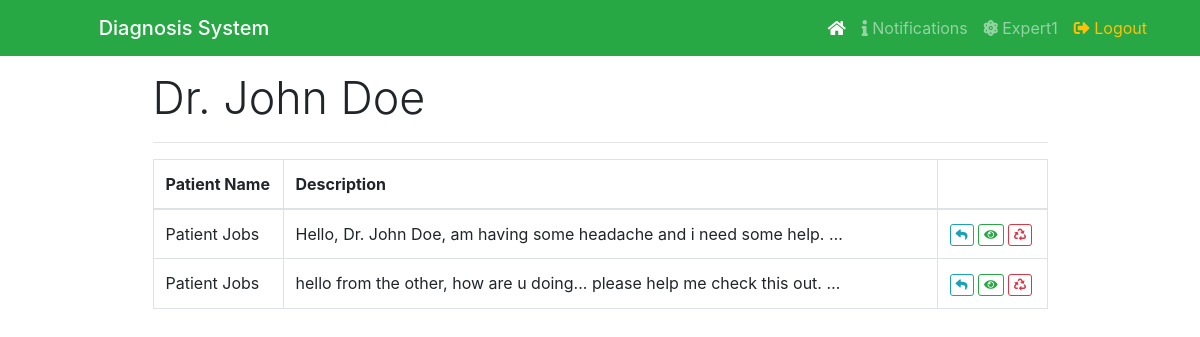
The app's page /notification.php (signed in) with its own data.
### tables this page shows
CREATE TABLE IF NOT EXISTS `users` (
  `id` int(11) NOT NULL,
  `username` varchar(150) NOT NULL,
  `password` varchar(150) NOT NULL,
  `usergroup` varchar(11) NOT NULL,
  `is_active` tinyint(4) NOT NULL DEFAULT '1',
  `created_at` timestamp NOT NULL DEFAULT CURRENT_TIMESTAMP ON UPDATE CURRENT_TIMESTAMP
);

CREATE TABLE IF NOT EXISTS `experts` (
  `userId` int(11) NOT NULL,
  `name` varchar(255) NOT NULL,
  `email` varchar(150) NOT NULL,
  `specialty` varchar(255) NOT NULL,
  `phone` varchar(10) NOT NULL
);

CREATE TABLE IF NOT EXISTS `queries` (
  `id` int(11) NOT NULL,
  `patientId` int(11) NOT NULL,
  `expertId` int(11) NOT NULL,
  `description` text NOT NULL,
  `visibility` tinyint(4) NOT NULL,
  `status` tinyint(4) NOT NULL DEFAULT '0',
  `created_at` timestamp NOT NULL DEFAULT CURRENT_TIMESTAMP ON UPDATE CURRENT_TIMESTAMP
);

CREATE TABLE IF NOT EXISTS `patient` (
  `userId` int(11) NOT NULL,
  `name` varchar(255) NOT NULL,
  `email` varchar(150) NOT NULL,
  `phone` varchar(10) NOT NULL,
  `gender` varchar(6) NOT NULL,
  `created_at` timestamp NOT NULL DEFAULT CURRENT_TIMESTAMP
);

### assets/core/functions.php (called while the page is built, shortened)
<?php
function loggedIn(){
	return isset($_SESSION['us3rid']) ? true : false;
}
function isAdmin(){
	return $_SESSION['1s@dmin'] ? true : false;
}
function excerpt($body, $limit) {
  if (!empty($body)) {
    $body = strip_tags($body);
    $sentences = explode(' ', $body);
    $words = "";
    $counter = 1;
    foreach ($sentences as $word) {
      $words .= $word." ";
    }
    return $words." &hellip;";
  }
  return false;
}

### assets/core/load_classes.php (called while the page is built, shortened)
<?php
    spl_autoload_register( function($classname) {
      $classname = strtolower($classname);
    })
    ;

### assets/core/db/connect.php (called while the page is built)
<?php
class Connection {
  private $dbhost = 'localhost';
  private $dbname = 'diagnosis';
  private $user = 'root';
  private $password = '';
  public function connect() {
    try {
      $dsn = "mysql:host=$this->dbhost;dbname=$this->dbname";
      $connection = new PDO($dsn, $this->user, $this->password);
      $connection->setAttribute(PDO::ATTR_ERRMODE, PDO::ERRMODE_EXCEPTION);
      return $connection;
    }
    catch(PDOException $e) {
      return false;
    }
  }
}

### assets/core/init.php (called while the page is built, shortened)
<?php
require_once ROOT_DIRECTORY . "assets/core/db/connect.php";
require_once ROOT_DIRECTORY . "assets/core/load_classes.php";
require_once ROOT_DIRECTORY . "assets/core/functions.php";
$user = new User();

### assets/core/class/user.class.php (called while the page is built, shortened)
<?php
	class User {
		private $connection;
		public function __construct() {
			$this->connection = new Connection();
			$this->connection = $this->connection->connect();
		}
        public function getUser($patientId)
        {
            $statement = $this->connection->prepare("SELECT * FROM patient WHERE userId = :userId");
            $statement->execute(['userId' => $patientId]);
            $result = $statement->fetch(PDO::FETCH_OBJ);
            return $result ? $result : false;
        }
        public function getUsername($id)
        {
            $statement = $this->connection->prepare("SELECT * FROM diagnosis.users WHERE id = :userId");
            $statement->execute(['userId' => $id]);
            $result = $statement->fetch(PDO::FETCH_OBJ);
            return $result ? $result : false;
        }
		public function getExpertInfo($expert_id) {
            $statement = $this->connection->prepare("SELECT * FROM experts WHERE userId = :userId");
            $statement->execute(['userId' => $expert_id]);
            $result = $statement->fetch(PDO::FETCH_OBJ);
            return $result ? $result : false;
        }
        public function getQuery4Expert($expertId)
        {
            $statement = $this->connection->prepare("SELECT * FROM queries WHERE expertId = :userId");
            $statement->execute(['userId' => $expertId]);
            $result = $statement->fetchAll(PDO::FETCH_OBJ);
            return $result ? $result : false;
        }
    }

### notification.php (the view, shortened to what this page needs)
<?php require_once "assets/core/init.php"; ?>
<?php include_once "assets/inc/header.php"; ?>
<?php include_once "assets/inc/nav.php"; ?>
<div class="container">
    <div class="col-md-10 mx-auto mt-3 mb-5">
        <?php if ($_SESSION['us3rgr0up'] != 'expert'): ?>
            <div class="card">
                <table class="table">
                    <thead>
                        <tr>
                            <th>Date</th>
                            <th>Query</th>
                            <th>Experts</th>
                            <th>Action</th>
                        </tr>
                    </thead>
                    <tbody>
                        <?php foreach (!empty($user->getQuery($_SESSION['us3rid'])) ? $user->getQuery($_SESSION['us3rid']) : [] as $uQuery): ?>
                            <tr>
                                <td>2 May, 2014</td>
                                <td><?=excerpt($uQuery->description, 5);?></td>
                                <td><?=!empty($user->getExpertInfo($uQuery->expertId)->name) ? 'Dr. ' . $user->getExpertInfo($uQuery->expertId)->name : 'No Doctor';?></td>
                                <td>
                                    <a href="notification_handler.php?id=<?=$uQuery->id;?>" class="btn btn-xs btn-outline-success"><i class="fas fa-eye"></i></a>
                                    <a href="notification_handler.php?id=<?=$uQuery->id;?>" class="btn btn-xs btn-outline-primary"><i class="fas fa-reply"></i></a>
                                    <a href="delete_notification.php?id=<?=$uQuery->id;?>" onclick="return confirm('Are you sure you want to delete this?')" class="btn btn-xs btn-outline-danger"><i class="fas fa-recycle"></i></a>
                                </td>
                            </tr>
                        <?php endforeach; ?>
                    </tbody>
                </table>
            </div>
        <?php else: ?>
            <h2 class="display-5">Dr. <?=$user->getExpertInfo($_SESSION['us3rid'])->name;?></h2>
            <hr>
            <table class="table table-bordered">
                <thead>
                    <tr>
                        <th width="130">Patient Name</th>
                        <th>Description</th>
                        <th width="110"></th>
                    </tr>
                </thead>
                <tbody>
                    <?php foreach (!empty($user->getQuery4Expert($_SESSION['us3rid'])) ? $user->getQuery4Expert($_SESSION['us3rid']) : [] as $expertQuery): ?>
                        <tr>
                            <td><?=$user->getUser($expertQuery->patientId)->name;?></td>
                            <td style="overflow-y: auto;"><?=excerpt($expertQuery->description, 20);?></td>
                            <td>
                                <a href="view_notification.php?id=<?=$expertQuery->id;?>" class="btn btn-xs btn-outline-info"><i class="fa fa-reply"></i></a>
                                <a href="view_notification.php?id=<?=$expertQuery->id;?>" class="btn btn-xs btn-outline-success"><i class="fa fa-eye"></i></a>
                                <a onclick="return confirm('Are you sure you want to delete this?');" href="delete_notification.php?id=<?=$expertQuery->id;?>" class="btn btn-xs btn-outline-danger"><i class="fa fa-recycle"></i></a>
                            </td>
                        </tr>
                    <?php endforeach; ?>
                </tbody>
            </table>
        <?php endif; ?>
    </div>
</div>

### assets/inc/header.php (shortened to what this page needs)
<!doctype html>
<html lang="en">
<head>
    <link rel="stylesheet" href="assets/css/bootstrap.min.css">
    <link rel="stylesheet" href="assets/css/fontawesome.css">
    <link rel="stylesheet" href="assets/css/custom.css">
</head>
<body>

### assets/inc/nav.php (shortened to what this page needs)
<nav class="navbar navbar-expand-lg navbar-dark bg-success">
    <div class="container">
        <a class="navbar-brand" href="index.php">
            <img src="" id="logo" class="img-fluid ml-5" alt="" width="38px;"> <h5 class="mt-3" style="display: inline;">Diagnosis System</h5>
        </a>
        <div class="collapse navbar-collapse" id="navbarResponsive">
            <ul class="navbar-nav ml-auto">
                <li class="nav-item active">
                    <a class="nav-link" href="index.php"><i class="fa fa-home"></i>
                    </a>
                </li>
                <?php if (loggedIn()): ?>
                    <?php if (!isAdmin()): ?>
                        <li class="nav-item">
                            <a class="nav-link" href="notification.php"><i class="fas fa-info"></i> Notifications</a>
                        </li>
                        <li class="nav-item">
                            <a class="nav-link" href="./profile.php"><i class="fas fa-atom"></i> <?=ucfirst($user->getUsername($_SESSION['us3rid'])->username);?></a>
                        </li>
                        <li class="nav-item">
                            <a class="nav-link text-warning" href="logout.php"><i class="fas fa-sign-out-alt"></i> Logout</a>
                        </li>
                    <?php else: ?>
                        <li class="nav-item">
                            <a class="nav-link" href="./dashboard"><i class="fas fa-dashboard"></i> Dashboard</a>
                        </li>
                    <?php endif; ?>
                <?php endif; ?>
            </ul>
        </div>
    </div>
</nav>

### assets/css/custom.css (style rules this page uses)
.btn-xs { padding:1px 5px; font-size:12px; line-height:1.5; border-radius:3px; }
.display-5 { font-size:2.8rem; font-weight:300; line-height:1.2 }

### records on screen
users: username "Expert1"
experts: name "John Doe"
queries: patientId.name "Patient Jobs", description "Hello, Dr. John Doe, am having some headache and i need some help. …"
queries: patientId.name "Patient Jobs", description "hello from the other, how are u doing... please help me check this out. …"
